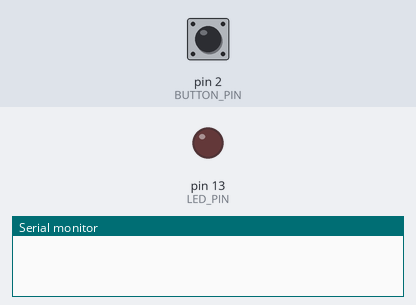
Simulated run of this sketch. Board: Arduino Uno, built with avr-gcc and run on an emulated ATmega328P. Shown: output pins drawn as LEDs (lit = HIGH), the last lines printed to the serial monitor. Inputs (shaded band) come from the test bench; at power-on: pin 2 (BUTTON_PIN) HIGH.

Above: at 1.2 s.
1.3 s: pin 2 (BUTTON_PIN) pulled LOW for 0.15 s
At 2.2 s:
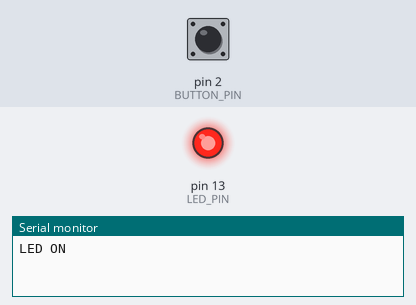
2.9 s: pin 2 (BUTTON_PIN) pulled LOW for 1 s
At 3.4 s:
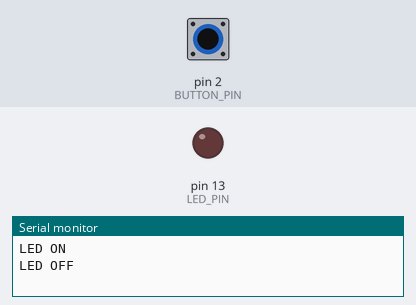
5.4 s: pin 2 (BUTTON_PIN) pulled LOW for 3.2 s
At 6.5 s:
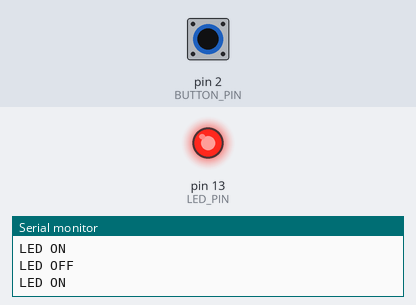
Timing chart, 0 to 8.4 s (numbered marks = the images above; inputs shaded):
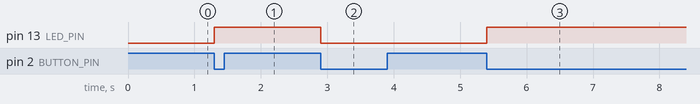

Measured:
- after the input at 1.3 s, pin 13 (LED_PIN): LOW → HIGH at once
- after the input at 2.9 s, pin 13 (LED_PIN): HIGH → LOW at once
- after the input at 5.4 s, pin 13 (LED_PIN): LOW → HIGH at once

The sketch:

sketch.ino
```cpp
// =====================================================
// PROJECT: Button Toggle LED
// FUNCTION: Press once  → LED ON
//           Press again → LED OFF
// =====================================================

// ---------------- PIN SETUP ----------------

// LED is connected to digital pin 13
const int LED_PIN = 13;

// Button is connected to digital pin 2
const int BUTTON_PIN = 2;

// ---------------- LED MEMORY ----------------

// This remembers whether the LED is ON or OFF
//
// false = OFF
// true  = ON
bool ledState = false;

// ---------------- BUTTON MEMORY ----------------

// This stores the previous button state
//
// HIGH = button released
// LOW  = button pressed
bool lastButtonState = HIGH;

void setup() {

  // Set LED pin as OUTPUT
  pinMode(LED_PIN, OUTPUT);

  // Set button pin as INPUT with internal pull-up resistor
  //
  // Released → HIGH
  // Pressed  → LOW
  pinMode(BUTTON_PIN, INPUT_PULLUP);

  // Start Serial Monitor
  Serial.begin(9600);
}

void loop() {

  // Read the current button state
  bool currentButtonState = digitalRead(BUTTON_PIN);

  // Check if the button has just been pressed
  //
  // Previous state = HIGH
  // Current state  = LOW
  //
  // This means a new press happened
  if (lastButtonState == HIGH && currentButtonState == LOW) {

    // Toggle the LED state
    //
    // OFF → ON
    // ON  → OFF
    ledState = !ledState;

    // Apply the new state to the physical LED
    digitalWrite(LED_PIN, ledState);

    // Show the new LED state in Serial Monitor
    if (ledState == true) {
      Serial.println("LED ON");
    }
    else {
      Serial.println("LED OFF");
    }

    // Wait until the button is released
    //
    // This prevents one long press
    // from being detected multiple times
    while (digitalRead(BUTTON_PIN) == LOW) {
      delay(10);
    }

    // Small extra delay for button bouncing
    delay(50);
  }

  // Save the current button state
  // for the next loop
  lastButtonState = currentButtonState;
}
```
